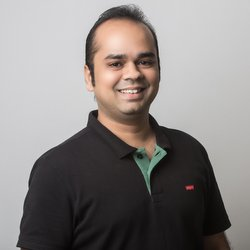
#> input picture images/face01.jpg, 250 x 250 px
$ jupyter execute --allow-errors Day4_image_processing_lecture.ipynb   (shell and % lines are left out)
#> lines starting #> are read from the running program, lines starting #| are printed output that depends on the picture; after the words box and inside, x2 and y2 are one past the last pixel; in counts of white or black regions, pixels touching at a corner belong together
**list of libraries**

* OpenCV3
* moviepy
* IPython
* copy

# Introduction to Computer Vision

## What is Computer Vision

* Humans use their eyes and their brains to see and visually sense the world around them.
* Computer vision is the science that aims to give a similar, if not better, capability to a machine or computer.
* Computer vision is concerned with the automatic extraction, analysis and understanding of useful information from a single image or a sequence of images. It involves the development of a theoretical and algorithmic basis to achieve automatic visual understanding.

(Source: The British Machine Vision Association and Society for Pattern Recognition)

## Common Tasks in Computer Vision

* augmented reality
* autonomous vehicles
* optical character recognition
* face recognition
* gesture analysis
* image restoration
* medical image analysis
* security and surveillance

## What is Image/Video Processing

* Image/Video processing is processing of images using mathematical operations where the input is an image, a series of images, or a video, such as a photograph or video frame
* The output of image processing may be either an image or a set of characteristics or parameters related to the image.

## Tools of the trade: OpenCV

OpenCV is one of the most popular packages in Python for carrying out computer vision related tasks, and that's what we'll be using in the following sections.

[OpenCV](http://opencv.org/) (Open Source Computer Vision) is a library of programming functions mainly aimed at **real-time** computer vision.

* The library is cross-platform
* Free for both academic and commercial use
* It has C++, C, Python and Java interfaces and supports Windows, Linux, Mac OS, iOS and Android

## Notes on using OpenCV

Note: A lot of things changed between OpenCV2 and OpenCV3. Here is a summary of those changes - http://docs.opencv.org/master/db/dfa/tutorial_transition_guide.html. We'll be using Opencv 3.x here.

---

# Jumping in at the deep end: Face Detection

## What we'll learn?

* How to import images to NumPy arrays using OpenCV
* How to plot NumPy arrays (of correct shape) as image
* How to manipulate the colorspace of an image to make sure that it gets rendered correctly
* How to detect a human face in an image
* How to detect and track a human face in a video

`DEMO 4.1`

[cell 1]
import cv2
import matplotlib.pyplot as plt
import numpy as np
import sys
from pprint import pprint
print("OpenCV Version : %s " % cv2.__version__)

## Importing Images

Let's now import an image.

It's common for a lot of algorithms implemented in OpenCV to act on a black and white version of the image, so we'll also transform the image to B&W. Here is the image we are going to import:

`DEMO 4.2`

[cell 2]
# load our image and convert it to grayscale
image = cv2.imread("./images/face01.jpg")
#> image is the input picture: shape (250, 250, 3); mean B, G, R 130.3, 132.3, 137.4
gray = cv2.cvtColor(image, cv2.COLOR_BGR2GRAY)

## Images as Data Structures

Let's now see what the imported image looks like:

#> (a cell that did not finish here is left out)

[cell 4]
print("\nData Type:"); pprint(type(image))
print("\nExample:\n pixel at (0,0) [B,G,R]:\t[%i,%i,%i]" % tuple(image[0,0,:]))
#| Example:
#|  pixel at (0,0) [B,G,R]:	[210,208,208]
print("\ndata-type:\n %s " % image.dtype)
#| data-type:
#|  uint8
print("\nImage shape: "); print("Height:\t\t%i pixels\nWidth:\t\t%i pixels\nChannels:\t%i" % image.shape)
print("\nThe image array:"); pprint(image)

## Plotting Images

Before we move further, let's make sure that we can again transform this matrix into an image and print it. OpenCV's own function doesn't play very nice with other IDEs (for example Commit.Live or Jupyter notebooks, so we are going to use matplotlib to plot these images.

`DEMO 4.4`

[cell 5]
plt.imshow(image)
plt.show()

## Fix the plot: by manipulating the colorspace

The colors are off!

* The image has been correctly loaded by openCV as a numpy array, but the color of each pixel has been sorted as BGR.
* Matplotlib's plot expects an RGB image.
* So, for a correct display of the image, it is necessary to swap those channels.

`cvtColor` is the openCV function which changes the color space of an image. It takes as input an image and a numerical flag which represents the conversion function. Let's list some of that.

`DEMO 4.5`

[cell 6]
BGRflags = [flag for flag in dir(cv2) if flag.startswith('COLOR_BGR') ]
pprint(BGRflags)

In this case it's necessary to change the image space from BGR (Blue, Green, Red) to RGB, so the correct flag is `cv2.COLOR_BGR2RGB`

`DEMO 4.6`

[cell 7]
cv_rgb = cv2.cvtColor(image, cv2.COLOR_BGR2RGB)
plt.imshow(cv_rgb)
plt.show()

## A function to plot images

Let's wrap everything inside a function so that we can easily use it later on.

`DEMO 4.7`

[cell 8]
def plotBGR2RGB(img):
    img_rgb = cv2.cvtColor(img, cv2.COLOR_BGR2RGB)
    plt.imshow(img_rgb)
    plt.show()

## Detecting a face

* Usual Challenges
    - lighting
    - image size

* Face detection vs face recognition
    - Face detection: Identifying if an image contains a face
    - Face recognition: Assigning a name to a face

## How to Detect a face using OpenCV

OpenCV is very powerful and can make it very easy to perform complicated but common tasks in Computer Vision, like human face detection, for example. Let's see that in action.

We'll be using Haar Cascades for Face detection. It's one of the most popular approaches and is very well supported by OpenCV.

## Haar Cascades

* [The Viola–Jones object detection framework](https://en.wikipedia.org/wiki/Viola%E2%80%93Jones_object_detection_framework) was the first object detection framework to provide competitive object detection rates in real-time.
* Proposed in 2001 by Paul Viola and Michael Jones.
* It can be trained to detect a variety of object classes.
* It was motivated primarily by the problem of face detection.
* Scale and location invariant

We'll not go into the details right now, and use it as a blackbox algorithm. You can read [this interesting interview](http://www.makematics.com/research/viola-jones/) for some more intuition.

## Haar Cascades in OpenCV

[Here is the OpenCV page on Face Detection by Haar Cascades](http://docs.opencv.org/trunk/d7/d8b/tutorial_py_face_detection.html)

How to:
* OpenCV comes with a function that can accept any haar cascade (stored in a file) and use it for object (like face) detection
* OpenCV comes with many such haar cascades by default, and we'll be using one of those

Note:
* Path to Haar Cascades (the files) may not be correctly detected if Python was installed through Anaconda
* Here is how to fix it: https://github.com/Hironsan/BossSensor/issues/9
    - You can imitate the path provided above to locate the correct xml file in your installation

## Detecting Faces

`DEMO 4.8`

[cell 9]
# load the face detector and detect faces in the image
detector = cv2.CascadeClassifier("/Users/soumendra/anaconda3/pkgs/opencv3-3.1.0-py35_0/share/OpenCV/haarcascades/haarcascade_frontalface_default.xml")
rects = detector.detectMultiScale(gray, scaleFactor=1.05,
                                  minNeighbors=7, minSize=(30, 30),
                                  flags=cv2.CASCADE_SCALE_IMAGE)
#> rects = [[92, 32, 78, 78]]

## Marking faces (with rectangles)

We'll now loop over the detected rectangles (if any) which identify the faces in the image.

`DEMO 4.9`

[cell 10]
# loop over the faces and draw a rectangle surrounding each
for (x, y, w, h) in rects:
    cv2.rectangle(image, (x, y), (x + w, y + h), (0, 255, 0), 2)
#> this loop made 1 pass
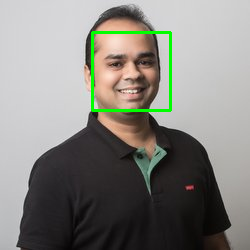
#> image: shape (250, 250, 3); 1.49% of pixels changed, all inside (x1, y1, x2, y2) = (91, 31, 172, 112)

image_rgb = cv2.cvtColor(image, cv2.COLOR_BGR2RGB)
plt.imshow(image_rgb)
plt.show()

## Putting it all together

**Create functions to wrap it all in**

`DEMO 4.10`

[cell 11]
import cv2
import matplotlib.pyplot as plt
import numpy as np
import sys
from pprint import pprint
print("OpenCV Version : %s " % cv2.__version__)
#| OpenCV Version : 4.13.0
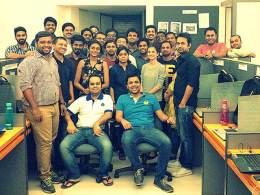
#> input picture images/face02.jpg, 260 x 195 px
#> in face_plot, image_p is the input picture: shape (195, 260, 3); mean B, G, R 109.2, 130.5, 128.9
from copy import deepcopy

def plotBGR2RGB(img):
    img_rgb = cv2.cvtColor(img, cv2.COLOR_BGR2RGB)
    plt.imshow(img_rgb)
    plt.show()
    return(1)

# Given an image matrix, detects a face, draws a rectangle around it, and returns it
def face_detector(image):
    gray = cv2.cvtColor(image, cv2.COLOR_BGR2GRAY)
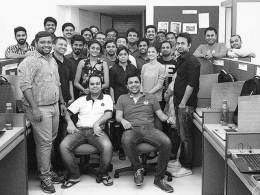
#> gray: shape (195, 260); min 1, max 254, mean 127.6

    detector = cv2.CascadeClassifier("/Users/soumendra/anaconda3/pkgs/opencv3-3.1.0-py35_0/share/OpenCV/haarcascades/haarcascade_frontalface_default.xml")
    rects = detector.detectMultiScale(gray, scaleFactor=1.05, minNeighbors=7, minSize=(30, 30), flags=cv2.CASCADE_SCALE_IMAGE)
#> rects = ()

    for (x, y, w, h) in rects:
        cv2.rectangle(image, (x, y), (x + w, y + h), (0, 255, 0), 2)
#> this loop made 0 passes

    return(image)

# Given path to an image, executes the face detection pipeline and plots resulting images
def face_plot(imgpath):
    image_p = cv2.imread(imgpath)
    image_f = deepcopy(image_p)
    image_f = face_detector(image_f)
    res = np.hstack((image_p, image_f))
    plt.figure(figsize=(20,10))
    plotBGR2RGB(res)

## Trying it on small images

Let's put it all together for another image and see how the algorithm performs for an image of small size. (The last image was of size 250x250, but it had only one large face to be detected. Let's try an image of similar size but with many faces.)

`DEMO 4.11`

[cell 12]
face_plot("./images/face02.jpg")

## Trying it under difficult lighting conditions

It looks like the algorithm didn't perform very well on a small image (260x195). The next image is larger (710x800) and has varying light conditions.

`DEMO 4.12`

[cell 13]
face_plot("./images/face03.jpeg")
#> call 2 of face_plot, with imgpath = './images/face03.jpeg'
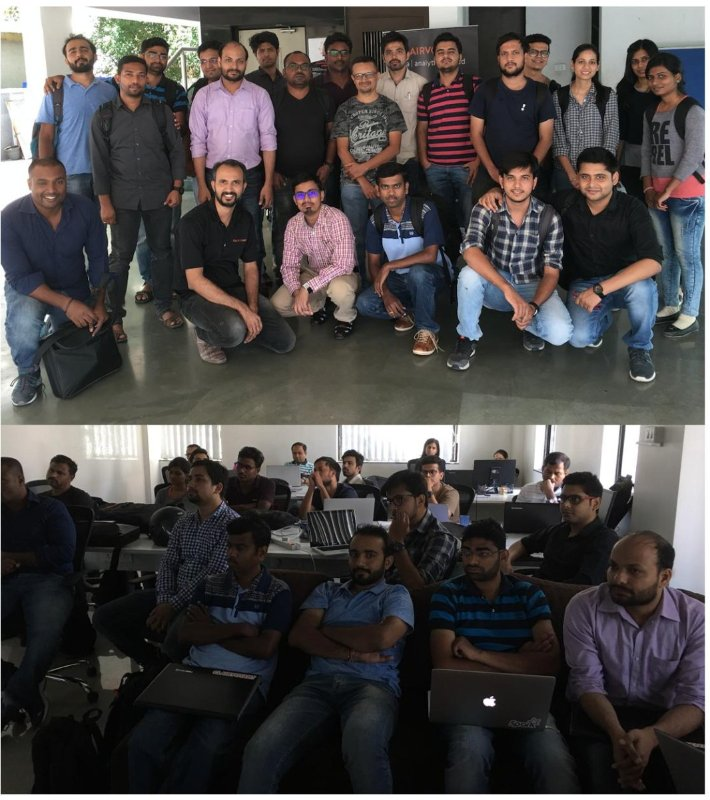
#> input picture images/face03.jpeg, 710 x 800 px
#> in face_plot, image_p is the input picture: shape (800, 710, 3); mean B, G, R 72.6, 72.9, 76.3
#> in face_detector (call 2), `gray = cv2.cvtColor(image, cv2.COLOR_BGR2GRAY)`:
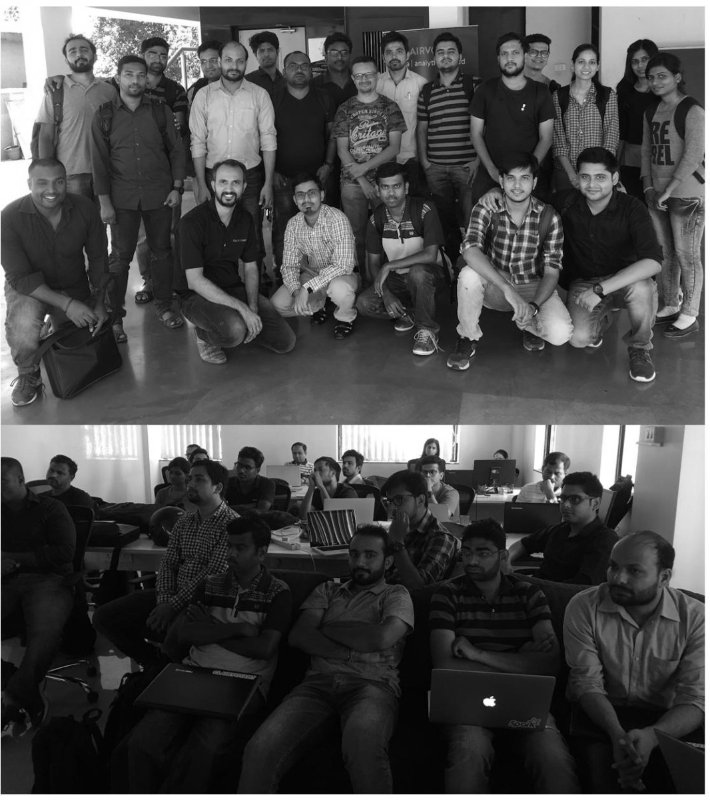
#> gray: shape (800, 710); min 0, max 255, mean 73.9
#> in face_detector (call 2), `rects = detector.detectMultiScale(gray, scaleFactor=1.05, minNeighbors..`: rects = 16 rows, first 6: [430, 39, 34, 34], [520, 38, 37, 37], [378, 40, 33, 33], [493, 40, 35, 35], [218, 48, 33, 33], [570, 49, 35, 35]
#> the loop in face_detector (call 2), `for (x, y, w, h) in rects:` made 16 passes
#> (x, y, w, h) on passes 1 to 12: (430, 39, 34, 34), (520, 38, 37, 37), (378, 40, 33, 33), (493, 40, 35, 35), (218, 48, 33, 33), (570, 49, 35, 35), (114, 58, 41, 41), (642, 64, 32, 32), (572, 160, 44, 44), (499, 163, 40, 40), (30, 167, 41, 41), (209, 166, 42, 42)
#> after the loop in face_detector (call 2), `for (x, y, w, h) in rects:`:
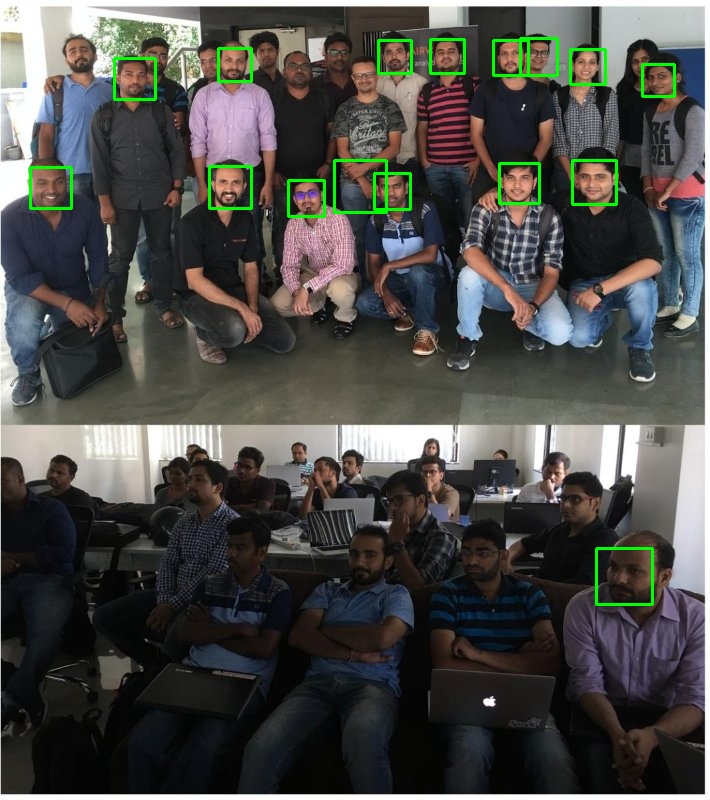
#> image: shape (800, 710, 3); 1.3% of pixels changed, all inside (x1, y1, x2, y2) = (29, 37, 676, 606)
#> in face_plot (call 2), `res = np.hstack((image_p, image_f))`:
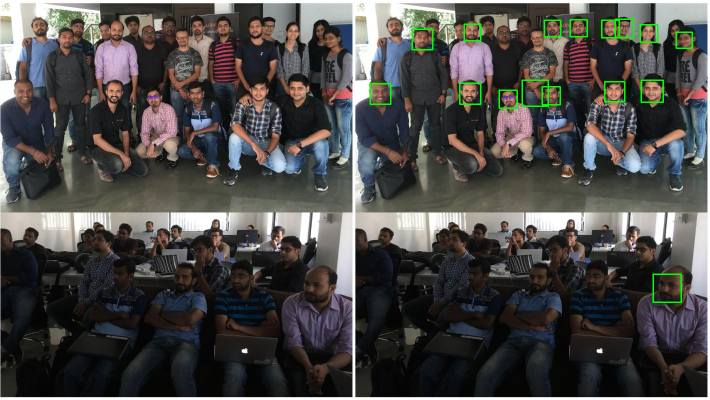
#> res: shape (800, 1420, 3) (shown at 1/2 size); mean B, G, R 72.2, 74.1, 75.8

[cell 14]
def face_detector2(image):
    gray = cv2.cvtColor(image, cv2.COLOR_BGR2GRAY)
    gray = cv2.equalizeHist(gray)
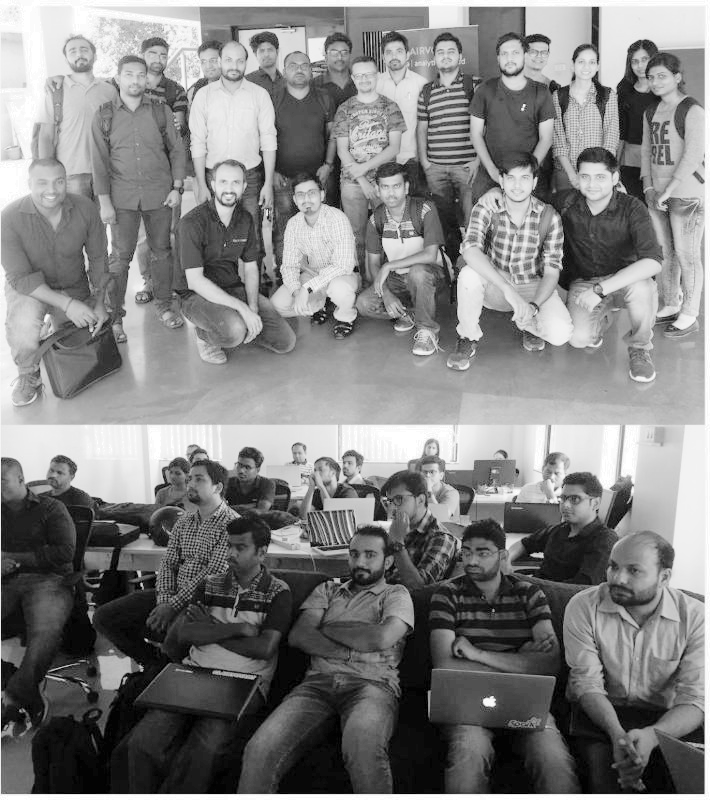
#> gray: shape (800, 710); min 0, max 255, mean 128.5

    detector = cv2.CascadeClassifier("/Users/soumendra/anaconda3/pkgs/opencv3-3.1.0-py35_0/share/OpenCV/haarcascades/haarcascade_frontalface_default.xml")
    rects = detector.detectMultiScale(gray, scaleFactor=1.05, minNeighbors=7, minSize=(30, 30), flags=cv2.CASCADE_SCALE_IMAGE)
#> rects = 16 rows, first 6: [429, 39, 34, 34], [519, 38, 38, 38], [379, 39, 33, 33], [493, 40, 34, 34], [218, 47, 32, 32], [570, 50, 33, 33]

    for (x, y, w, h) in rects:
        cv2.rectangle(image, (x, y), (x + w, y + h), (0, 255, 0), 2)
#> this loop made 16 passes
#> (x, y, w, h) on passes 1 to 12: (429, 39, 34, 34), (519, 38, 38, 38), (379, 39, 33, 33), (493, 40, 34, 34), (218, 47, 32, 32), (570, 50, 33, 33), (117, 62, 34, 34), (575, 163, 38, 38), (502, 166, 34, 34), (210, 166, 39, 39), (31, 167, 40, 40), (374, 173, 34, 34)
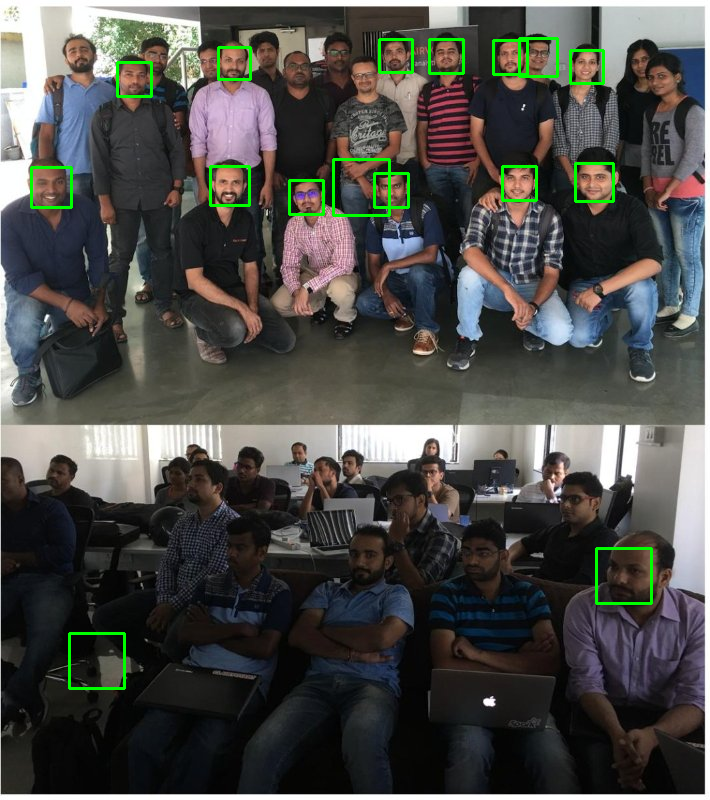
#> image: shape (800, 710, 3); 1.3% of pixels changed, all inside (x1, y1, x2, y2) = (30, 37, 653, 690)

    return(image)

def face_plot2(imgpath):
    image_p = cv2.imread(imgpath)
    image_f = deepcopy(image_p)
    image_f = face_detector2(image_f)
    res = np.hstack((image_p, image_f))
    plt.figure(figsize=(20,10))
    plotBGR2RGB(res)

[cell 15]
face_plot2("./images/face03.jpeg")

# Face Detection and Tracking in Videos

## The Approach

E
T
M

## Putting it together

---

`DEMO 4.13`

[cell 16]
import imageio
#> (the rest of this cell did not finish here and is left out)

#> (a cell that did not finish here is left out)

#> (a cell that did not finish here is left out)

# Image classification

In image classification, we try to assign a class label to an image based on the prominent objects contained inside the image.

Example:
* Classifying images from a zoo according to the species
* Classifying images of hand-written digits to the correct digit

## What we'll be doing

Digits (MNIST) with Logistic Regression!

* Read images
* Visualise them
* Flatten the images
* Resample for machine learning
* Build Models
* Predict on new data
* Model assessment

## Get the Images

`DEMO 4.14`

[cell 19]
import matplotlib.pyplot as plt
from pprint import pprint
from sklearn import datasets, metrics
from sklearn.linear_model import LogisticRegression

digits = datasets.load_digits()

pprint(digits)

## Visualize the Images

* The data that we are interested in is made of 8x8 images of digits.
* Let's have a look at the first 8 images, stored in the `images` attribute of the dataset.
* For these images, we know which digit they represent: it is given in the 'target' of the dataset.

`DEMO 4.15`

[cell 20]
images_and_labels = list(zip(digits.images, digits.target))
for index, (image, label) in enumerate(images_and_labels[:8]):
    plt.subplot(2, 4, index + 1)
    plt.axis('off')
    plt.imshow(image, cmap=plt.cm.gray_r, interpolation='nearest')
    plt.title('Training: %i' % label)
plt.show()

## Flatten the Images

To apply a classifier on this data, we need to flatten the image, to turn the data in a (samples, feature) matrix:

`DEMO 4.16`

[cell 21]
n_samples = len(digits.images)
data = digits.images.reshape((n_samples, -1))

## Model Building

`DEMO 4.17`

[cell 22]
# Create a classifier: a support vector classifier
classifier = LogisticRegression()

[cell 23]
# We learn the digits on the first half of the digits
classifier.fit(data[:n_samples // 2], digits.target[:n_samples // 2])

## Predicting on new data

`DEMO 4.18`

[cell 24]
# Now predict the value of the digit on the second half:
expected = digits.target[n_samples // 2:]
predicted = classifier.predict(data[n_samples // 2:])

## Model Assessment

`DEMO 4.19`

#> (a cell that did not finish here is left out)

[cell 26]
print("Accuracy: %s\n" % (metrics.accuracy_score(expected, predicted)))

## Visualization

`DEMO 4.20`

[cell 27]
images_and_predictions = list(zip(digits.images[n_samples // 2:], predicted))
for index, (image, prediction) in enumerate(images_and_predictions[:4]):
    plt.subplot(2, 4, index + 5)
    plt.axis('off')
    plt.imshow(image, cmap=plt.cm.gray_r, interpolation='nearest')
    plt.title('Prediction: %i' % prediction)

plt.show()
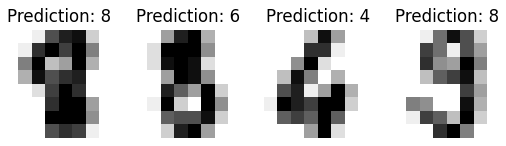
#> figure drawn by matplotlib, 4 panels
